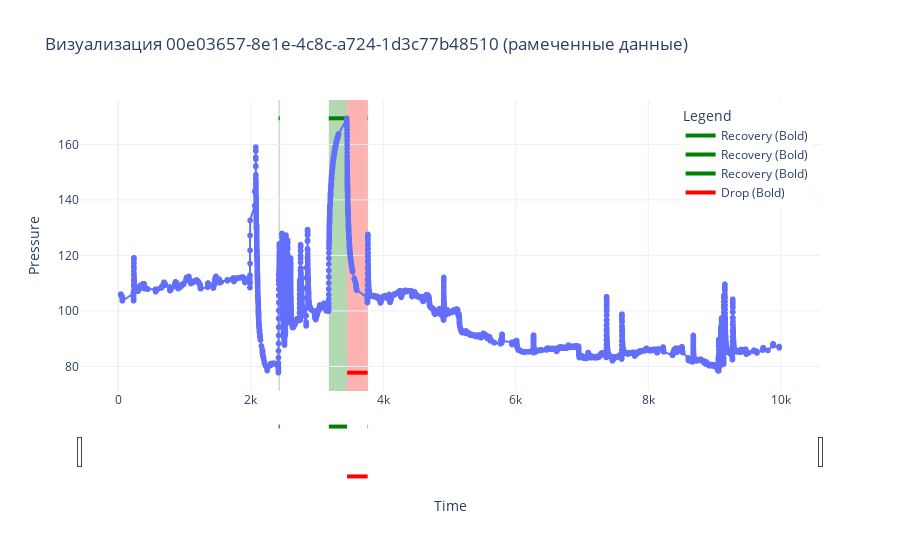

Source (notebook cell):
### Code cell
df_reduced1 = filtered_df.loc[(filtered_df["pressure"].diff().abs() > calc_threshold(filtered_df)).fillna(True)]
plot_annotated_data(df_reduced1, gt_df, selected_file)

### Figure 1 — Plotly figure (JSON) as saved in the notebook; plotly's stock layout.template omitted (floating-point values rounded to 4 significant figures; data arrays with more than 128 entries replaced by an {"elided": "..."} marker saying what was removed)
{"data": [{"hovertemplate": "time=%{x}<br>pressure=%{y}<extra></extra>", "legendgroup": "", "line": {"color": "#636efa", "dash": "solid"}, "marker": {"symbol": "circle"}, "mode": "lines+markers", "name": "", "showlegend": false, "type": "scattergl", "x": {"elided": "5953 float values"}, "xaxis": "x", "y": {"elided": "5953 float values"}, "yaxis": "y"}, {"line": {"color": "green", "width": 4}, "mode": "lines", "name": "Recovery (Bold)", "type": "scatter", "x": [2421.0, 2438.0], "y": [169.4, 169.4]}, {"line": {"color": "green", "width": 4}, "mode": "lines", "name": "Recovery (Bold)", "type": "scatter", "x": [3179.0, 3455.0], "y": [169.4, 169.4]}, {"line": {"color": "green", "width": 4}, "mode": "lines", "name": "Recovery (Bold)", "type": "scatter", "x": [3765.0, 3771.0], "y": [169.4, 169.4]}, {"line": {"color": "red", "width": 4}, "mode": "lines", "name": "Drop (Bold)", "type": "scatter", "x": [3455.0, 3765.0], "y": [77.75, 77.75]}], "layout": {"legend": {"title": {"text": "Legend"}, "tracegroupgap": 0, "x": 0.99, "xanchor": "right", "y": 0.99, "yanchor": "top"}, "shapes": [{"fillcolor": "green", "layer": "below", "line": {"width": 0}, "name": "Recovery", "opacity": 0.3, "type": "rect", "x0": 2421.0, "x1": 2438.0, "xref": "x", "y0": 0, "y1": 1, "yref": "y domain"}, {"fillcolor": "green", "layer": "below", "line": {"width": 0}, "name": "Recovery", "opacity": 0.3, "type": "rect", "x0": 3179.0, "x1": 3455.0, "xref": "x", "y0": 0, "y1": 1, "yref": "y domain"}, {"fillcolor": "green", "layer": "below", "line": {"width": 0}, "name": "Recovery", "opacity": 0.3, "type": "rect", "x0": 3765.0, "x1": 3771.0, "xref": "x", "y0": 0, "y1": 1, "yref": "y domain"}, {"fillcolor": "red", "layer": "below", "line": {"width": 0}, "name": "Drop", "opacity": 0.3, "type": "rect", "x0": 3455.0, "x1": 3765.0, "xref": "x", "y0": 0, "y1": 1, "yref": "y domain"}], "title": {"text": "Визуализация 00e03657-8e1e-4c8c-a724-1d3c77b48510 (рамеченные данные)"}, "xaxis": {"anchor": "y", "domain": [0, 1], "rangeslider": {"visible": true}, "title": {"text": "Time"}, "type": "linear"}, "yaxis": {"anchor": "x", "domain": [0, 1], "fixedrange": false, "title": {"text": "Pressure"}}}}
